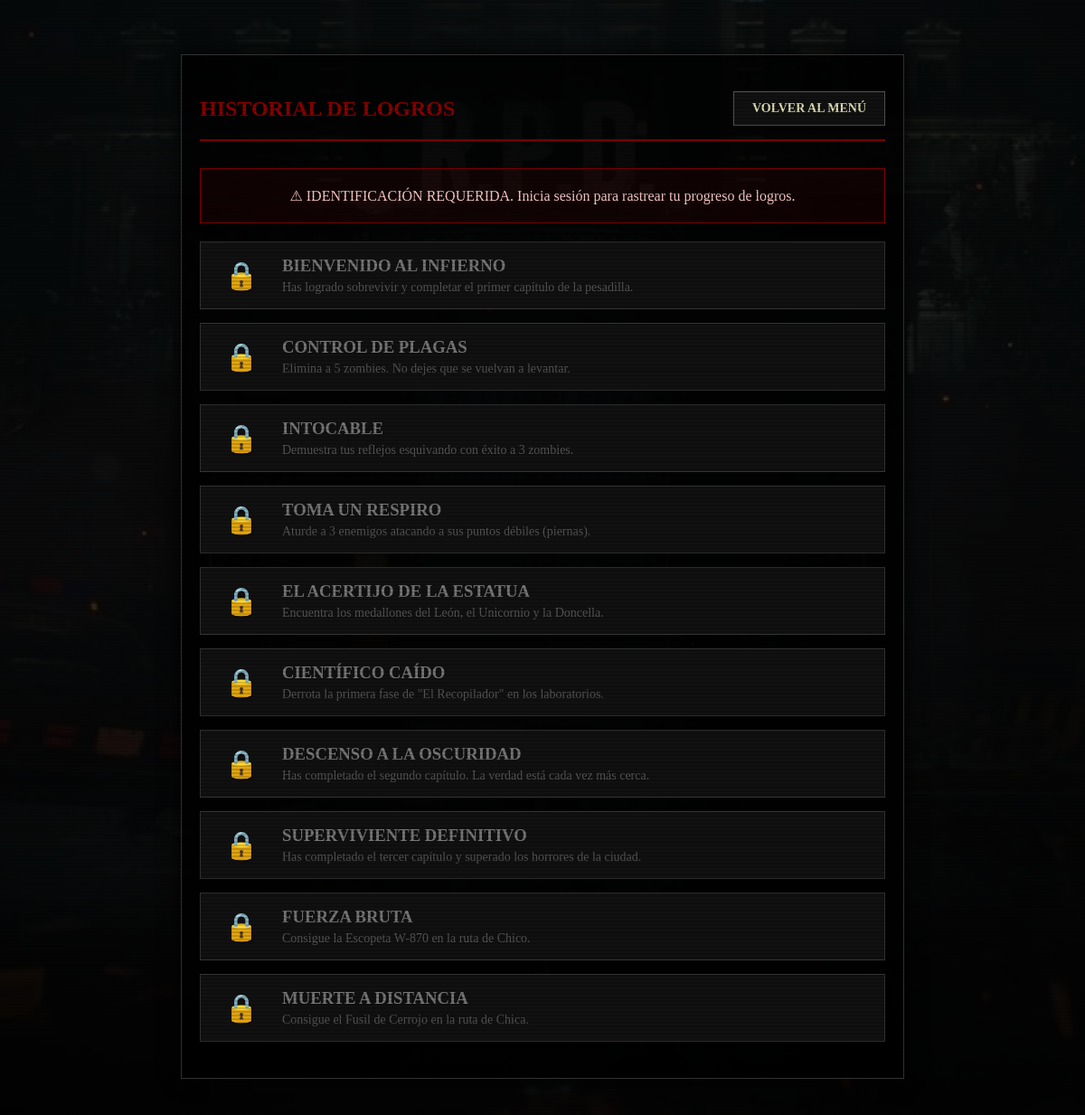
/pages/logros.php, run on an earlier commit of the app's database.
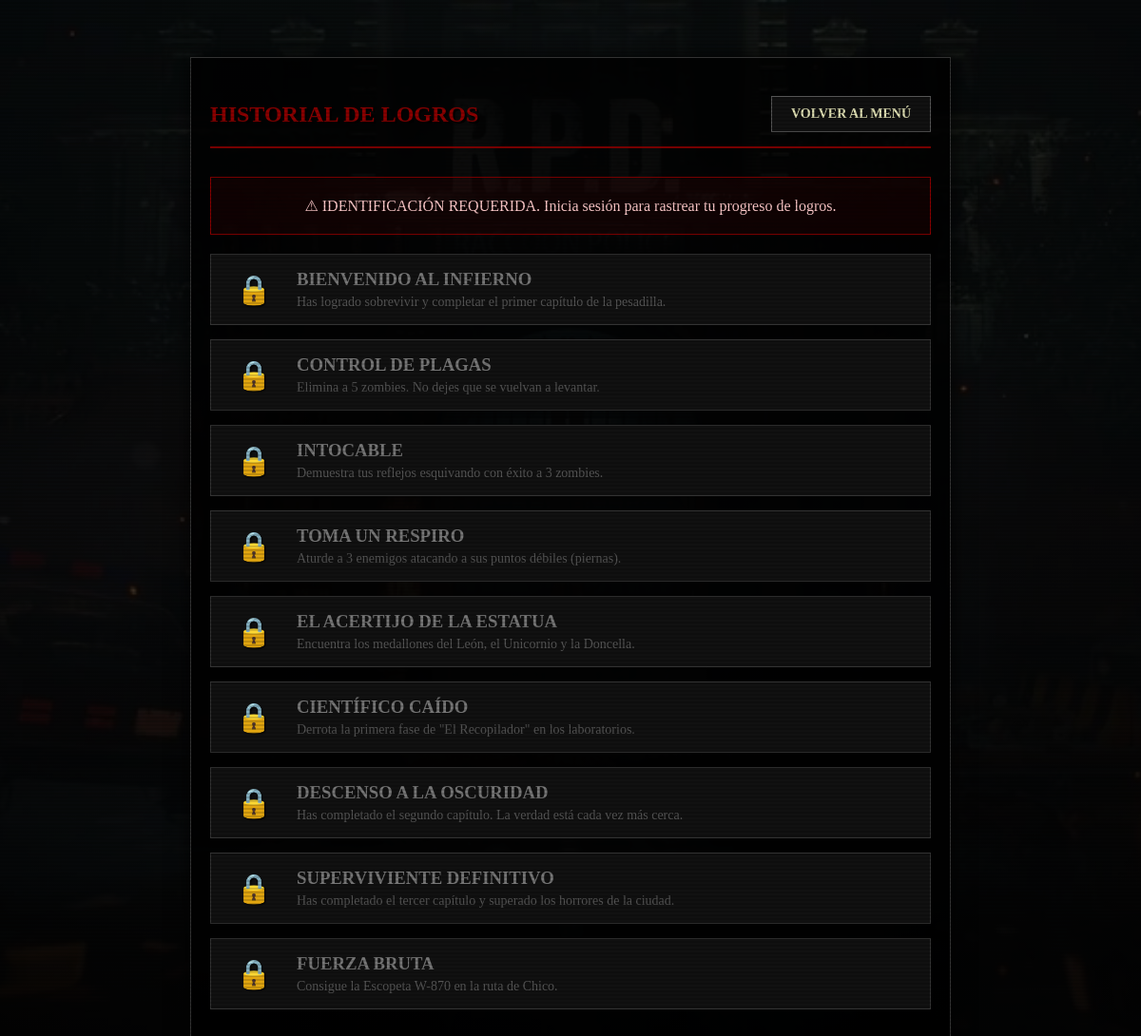
And on a later commit of the database.
### tables this page shows
CREATE TABLE catalogo_logros (
    id_logro INTEGER PRIMARY KEY AUTOINCREMENT,
    nombre TEXT UNIQUE NOT NULL,
    descripcion TEXT NOT NULL
);

### pages/logros.php (the view, shortened to what this page needs)
<?php
require_once '../includes/conexion.php';
$logueado = $_SESSION['logueado'] ?? false;
$stmtLogros = $pdo->query("SELECT * FROM catalogo_logros ORDER BY id_logro ASC");
$todos_los_logros = $stmtLogros->fetchAll(PDO::FETCH_ASSOC);
$logros_desbloqueados = [];
?>
<!DOCTYPE html>
<html lang="es">
<head>
    <link rel="stylesheet" href="../styles/style.css">
    <link rel="stylesheet" href="../styles/logros.css">
</head>
<body>
    <div class="efecto-crt"></div>
    <div class="fase-contenedor layout-logros">
        <div class="contenedor-logros">
            <header class="header-logros">
                <h2 style="color: #8b0000; text-shadow: 2px 2px 0px #000; margin: 0;">HISTORIAL DE LOGROS</h2>
                <a href="../index.php" class="btn-retro" style="padding: 10px 20px;">Volver al menú</a>
            </header>
            <?php if (!$logueado): ?>
                <div class="mensaje-login">
                    ⚠ IDENTIFICACIÓN REQUERIDA. Inicia sesión para rastrear tu progreso de logros.
                </div>
            <?php endif; ?>
            <div class="lista-logros">
                <?php foreach ($todos_los_logros as $logro): ?>
                    <?php
                    $estaDesbloqueado = isset($logros_desbloqueados[$logro['id_logro']]);
                    $claseCompletado = $estaDesbloqueado ? 'logro-completado' : '';
                    $icono = $estaDesbloqueado ? '🏆' : '🔒';
                    ?>
                    <div class="logro-item <?= $claseCompletado ?>">
                        <div class="logro-icono">
                            <?= $icono ?>
                        </div>
                        <div class="logro-info">
                            <h3><?= htmlspecialchars($logro['nombre']) ?></h3>
                            <p><?= htmlspecialchars($logro['descripcion']) ?></p>
                        </div>
                    </div>
                <?php endforeach; ?>
            </div>
        </div>
    </div>
</body>
</html>

What changed in the data, as far as the page shows it:
removed catalogo_logros: id_logro "🔒", nombre "MUERTE A DISTANCIA", descripcion "Consigue el Fusil de Cerrojo en la ruta de Chica."
